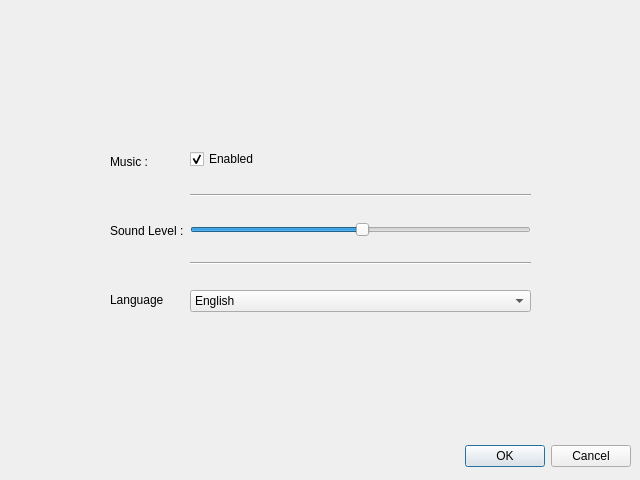
<?xml version="1.0" encoding="UTF-8"?>
<ui version="4.0">
 <class>SettingsDialog</class>
 <widget class="QDialog" name="SettingsDialog">
  <property name="geometry">
   <rect>
    <x>0</x>
    <y>0</y>
    <width>640</width>
    <height>480</height>
   </rect>
  </property>
  <property name="windowTitle">
   <string>Dialog</string>
  </property>
  <widget class="QDialogButtonBox" name="buttonBox">
   <property name="geometry">
    <rect>
     <x>10</x>
     <y>440</y>
     <width>621</width>
     <height>32</height>
    </rect>
   </property>
   <property name="orientation">
    <enum>Qt::Horizontal</enum>
   </property>
   <property name="standardButtons">
    <set>QDialogButtonBox::Cancel|QDialogButtonBox::Ok</set>
   </property>
  </widget>
  <widget class="QWidget" name="horizontalLayoutWidget">
   <property name="geometry">
    <rect>
     <x>10</x>
     <y>130</y>
     <width>621</width>
     <height>201</height>
    </rect>
   </property>
   <layout class="QHBoxLayout" name="horizontalLayout">
    <item>
     <spacer name="horizontalSpacer">
      <property name="orientation">
       <enum>Qt::Horizontal</enum>
      </property>
      <property name="sizeType">
       <enum>QSizePolicy::Preferred</enum>
      </property>
      <property name="sizeHint" stdset="0">
       <size>
        <width>100</width>
        <height>50</height>
       </size>
      </property>
     </spacer>
    </item>
    <item>
     <layout class="QVBoxLayout" name="verticalLayout_2">
      <item>
       <widget class="QLabel" name="label">
        <property name="text">
         <string>Music :</string>
        </property>
       </widget>
      </item>
      <item>
       <widget class="QLabel" name="label_2">
        <property name="text">
         <string>Sound Level :</string>
        </property>
       </widget>
      </item>
      <item>
       <widget class="QLabel" name="label_3">
        <property name="text">
         <string>Language</string>
        </property>
       </widget>
      </item>
     </layout>
    </item>
    <item>
     <layout class="QVBoxLayout" name="verticalLayout">
      <item>
       <widget class="QCheckBox" name="musicCheckBox">
        <property name="text">
         <string>Enabled</string>
        </property>
        <property name="checked">
         <bool>true</bool>
        </property>
       </widget>
      </item>
      <item>
       <widget class="Line" name="line">
        <property name="orientation">
         <enum>Qt::Horizontal</enum>
        </property>
       </widget>
      </item>
      <item>
       <widget class="QSlider" name="soundSlider">
        <property name="value">
         <number>50</number>
        </property>
        <property name="orientation">
         <enum>Qt::Horizontal</enum>
        </property>
       </widget>
      </item>
      <item>
       <widget class="Line" name="line_2">
        <property name="orientation">
         <enum>Qt::Horizontal</enum>
        </property>
       </widget>
      </item>
      <item>
       <widget class="QComboBox" name="languageComboBox">
        <item>
         <property name="text">
          <string notr="true">English</string>
         </property>
         <property name="icon">
          <iconset resource="ressources.qrc">
           <normaloff>:/flags/united-kingdom.png</normaloff>:/flags/united-kingdom.png</iconset>
         </property>
        </item>
        <item>
         <property name="text">
          <string notr="true">Français</string>
         </property>
         <property name="icon">
          <iconset resource="ressources.qrc">
           <normaloff>:/flags/france.png</normaloff>:/flags/france.png</iconset>
         </property>
        </item>
        <item>
         <property name="text">
          <string notr="true">日本語</string>
         </property>
         <property name="icon">
          <iconset resource="ressources.qrc">
           <normaloff>:/flags/japan.png</normaloff>:/flags/japan.png</iconset>
         </property>
        </item>
        <item>
         <property name="text">
          <string notr="true">Deutsch</string>
         </property>
         <property name="icon">
          <iconset resource="ressources.qrc">
           <normaloff>:/flags/germany.png</normaloff>:/flags/germany.png</iconset>
         </property>
        </item>
        <item>
         <property name="text">
          <string notr="true">Español</string>
         </property>
         <property name="icon">
          <iconset resource="ressources.qrc">
           <normaloff>:/flags/spain.png</normaloff>:/flags/spain.png</iconset>
         </property>
        </item>
       </widget>
      </item>
     </layout>
    </item>
    <item>
     <spacer name="horizontalSpacer_2">
      <property name="orientation">
       <enum>Qt::Horizontal</enum>
      </property>
      <property name="sizeType">
       <enum>QSizePolicy::Preferred</enum>
      </property>
      <property name="sizeHint" stdset="0">
       <size>
        <width>100</width>
        <height>50</height>
       </size>
      </property>
     </spacer>
    </item>
   </layout>
  </widget>
 </widget>
 <resources>
  <include location="ressources.qrc"/>
 </resources>
 <connections>
  <connection>
   <sender>buttonBox</sender>
   <signal>accepted()</signal>
   <receiver>SettingsDialog</receiver>
   <slot>accept()</slot>
   <hints>
    <hint type="sourcelabel">
     <x>248</x>
     <y>254</y>
    </hint>
    <hint type="destinationlabel">
     <x>157</x>
     <y>274</y>
    </hint>
   </hints>
  </connection>
  <connection>
   <sender>buttonBox</sender>
   <signal>rejected()</signal>
   <receiver>SettingsDialog</receiver>
   <slot>reject()</slot>
   <hints>
    <hint type="sourcelabel">
     <x>316</x>
     <y>260</y>
    </hint>
    <hint type="destinationlabel">
     <x>286</x>
     <y>274</y>
    </hint>
   </hints>
  </connection>
 </connections>
</ui>
